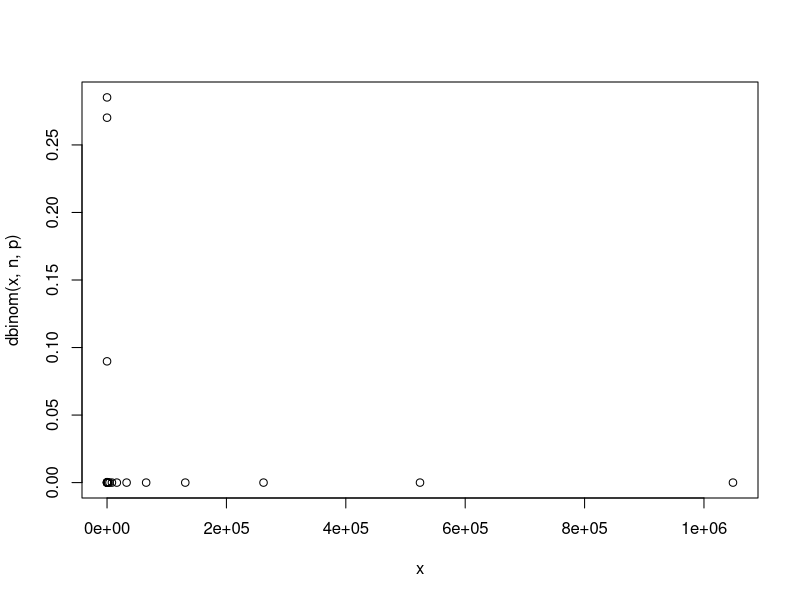
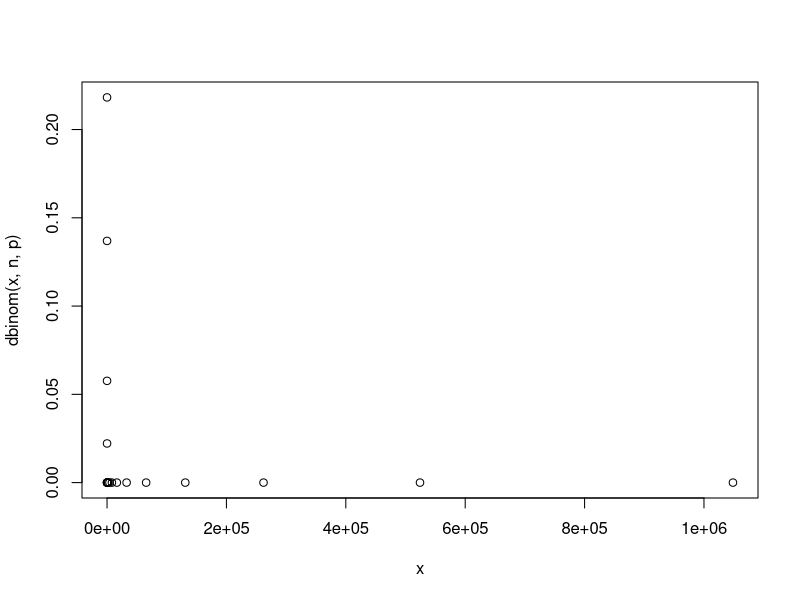
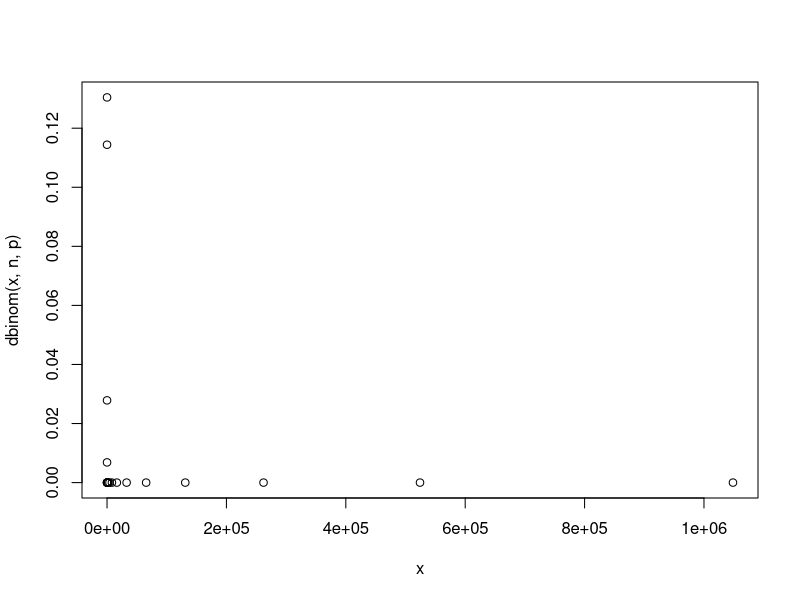
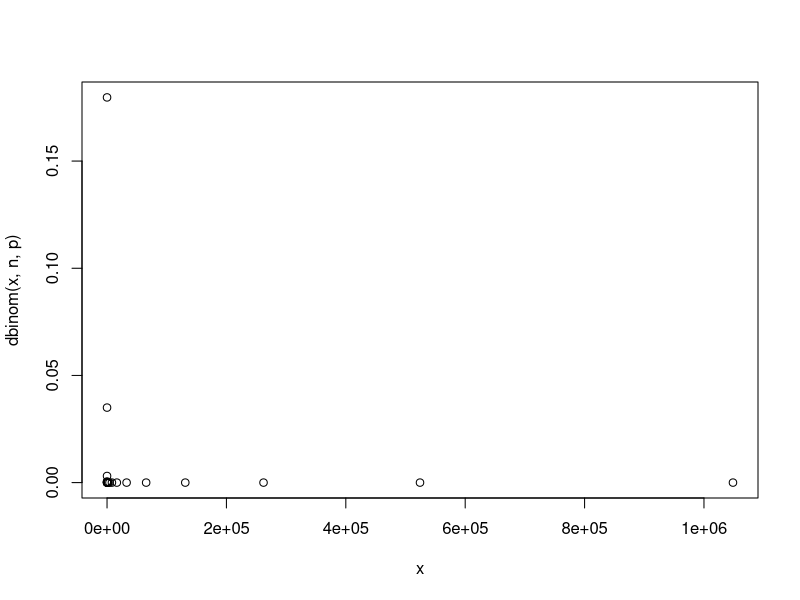
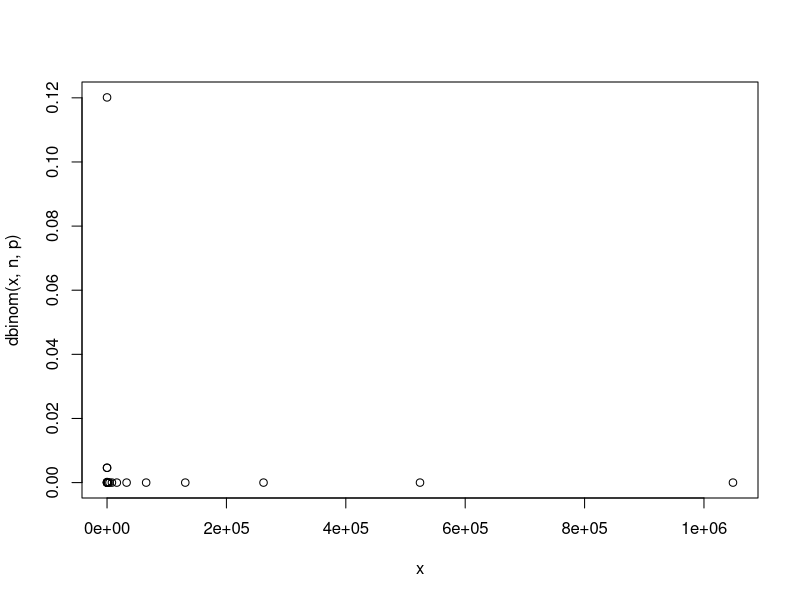
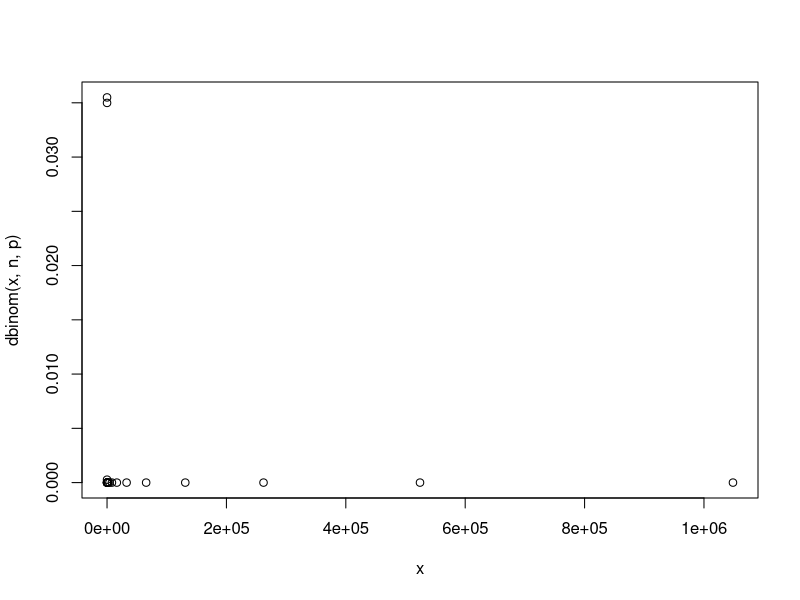
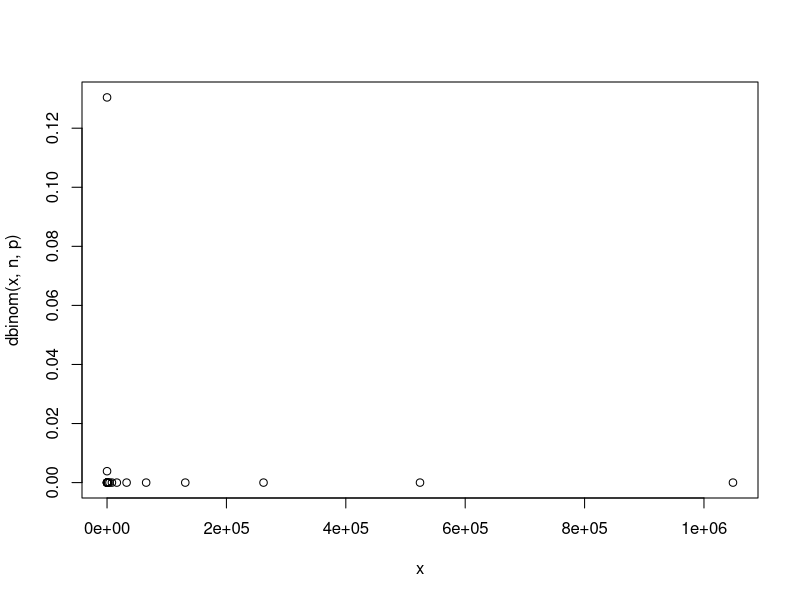
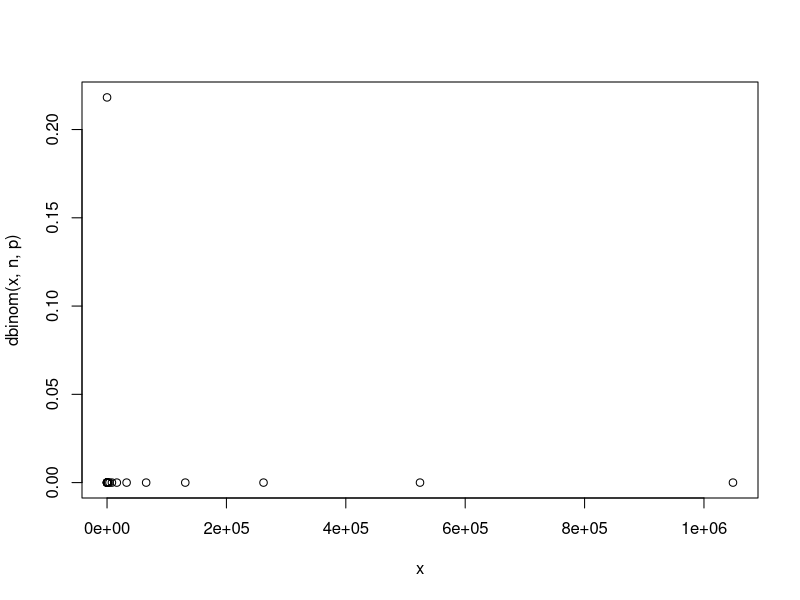

The R script that drew these images, in order:
#!/usr/bin/env Rscript

init <- function(start, stop) {
    # Pregătește setul de date
    array <- c()
    for(index in start:stop){
        array[length(array) + 1] = 2 ^ index
    }
    return(array)
}

generate_plot <- function(filename, n, p) {
    # Generează un fișier .PNG cu reprezentarea grafică a distribuției binomiale. 
    # Indicație: ?plot, ?title.
    x <- init(0, n)
    png(filename, width=4, height=4, units="in", res=300)
    plot(x, dbinom(x, n, p))
    dev.off()
}

grafice <- function(){
    # Generează graficele corespunzatoare distribuției binomiale `B(n, x, p)`,
    # pentru n = 20 și `p = 0.1, 0.2, . . . , 0.9`.
    for(index in seq(0.1, 0.9, 0.1)) {
        generate_plot(paste('dbinom-', index, '.png', seq=""), 20, index)
    }
}

grafice()
